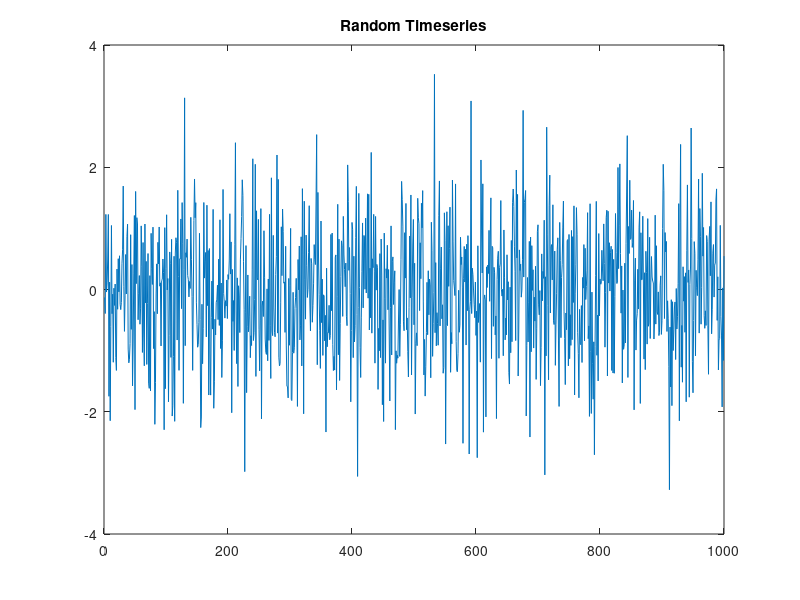
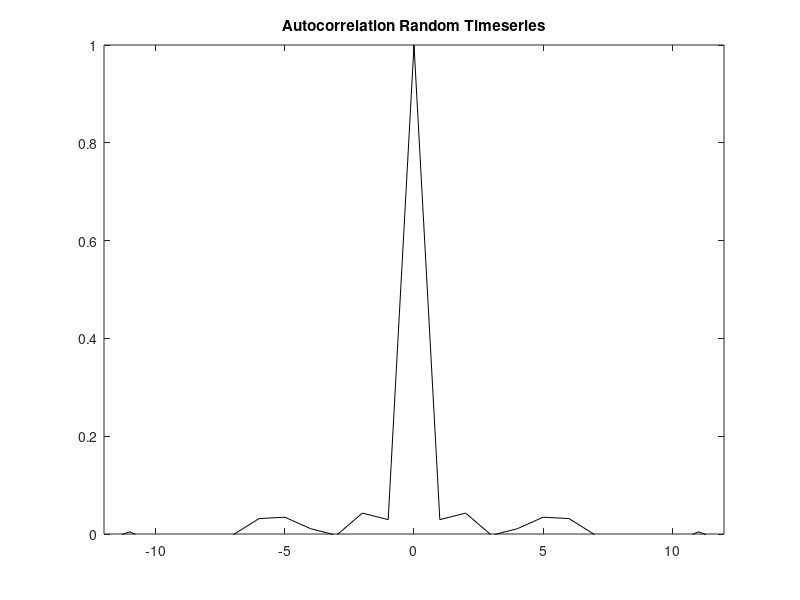
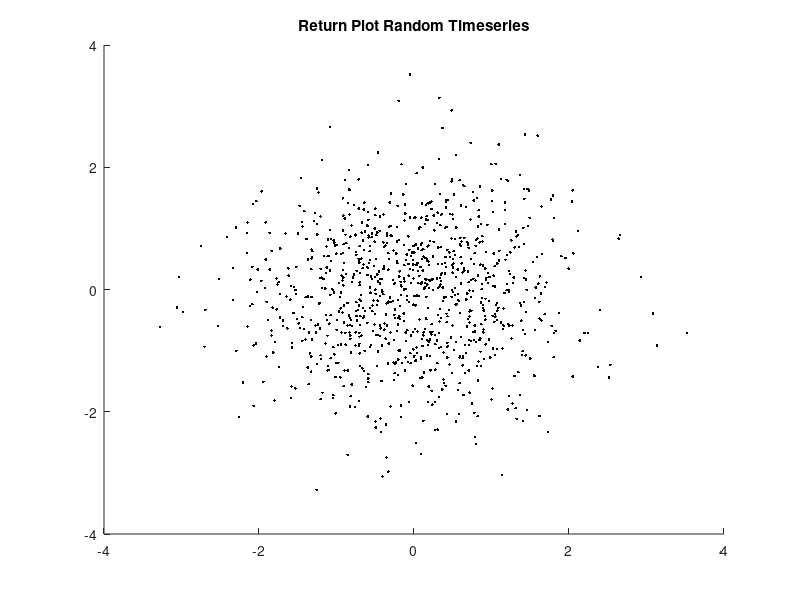

Recreate these plots in MATLAB, in order.
% pr17_5.m
% Random Time Series
clear;
x3=randn(1,1000);
% Plot Timeseries
figure;plot(x3)
title('Random Timeseries')
% Autocorrelation
tt=-(length(x3)-1):length(x3)-1;
x3COV=xcov(x3,'coeff');
figure;
plot(tt,x3COV,'k');
axis([-12 12 0 1]);
title('Autocorrelation Random Timeseries');
% Return Plot
figure;
hold;
for i=2:length(x3);
    plot(x3(i-1),x3(i),'k.');
end;
title('Return Plot Random Timeseries');   
